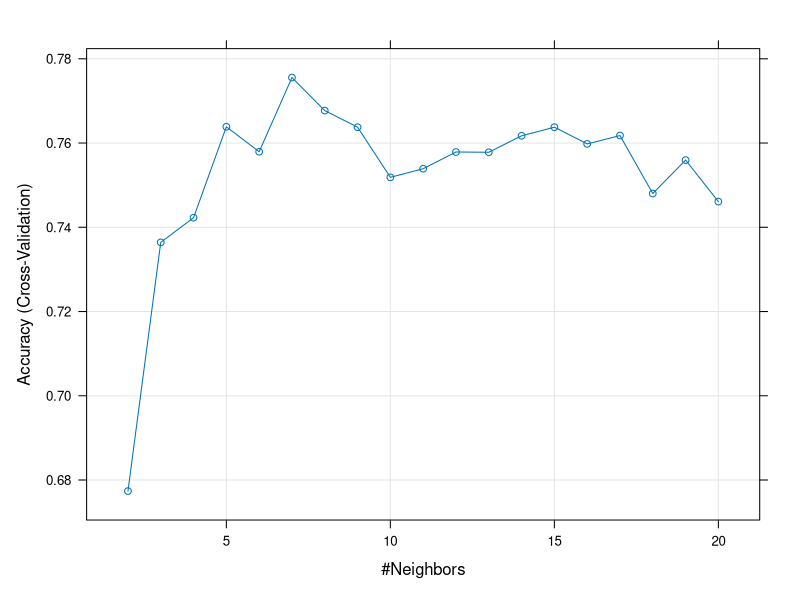

Reproduce this figure in R. (Note: this script raises an error after producing the figure.)
library(caret)
library(dplyr)
data(package='mlbench',PimaIndiansDiabetes2)
head(PimaIndiansDiabetes2)
summary(PimaIndiansDiabetes2)

data <- PimaIndiansDiabetes2 %>%
  select(pregnant, glucose, pressure, mass, pedigree, age, diabetes) %>%
  na.omit()

set.seed(478)
index <- createDataPartition(data$diabetes, 
                             p=0.7,
                             list=FALSE)

trainset <- data[index,]
testset <- data[-index,]

modelLookup('knn')
#funcion control 
ctrl <- trainControl(method='cv', number=8,  verboseIter = TRUE)
knn_params <- expand.grid(k=c(2:20))

knn_model2 <- train(diabetes~.,
                    data=trainset,
                    method='knn',
                    trControl =ctrl,
                    tuneGrid=knn_params)

knn_model2

plot(knn_model2)

knn_predict <- predict(knn_model, testset)
confusionMatrix(knn_predict, testset$diabetes)

#modelo regresion logistica
glm_model <- train(diabetes~.,
                  data=trainset,
                  method='glm',
                  trControl=ctrl
                  )

glm_model
glm_predict <- predict (glm_model, trainset)
confusionMatrix(glm_predict, testset$diabetes)

